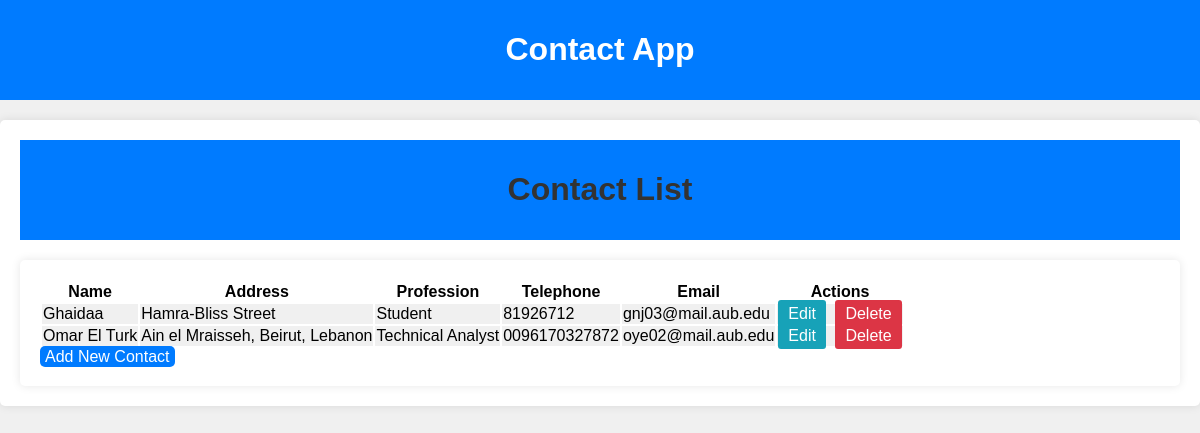
/contacts/, run on the app's committed database.
### contacts/models.py (models this page shows, shortened)
class Contact(models.Model):
    name = models.CharField(max_length=255)
    address = models.TextField()
    profession = models.CharField(max_length=255)
    tel_number = models.CharField(max_length=15)
    email_address = models.EmailField()

### contacts/views.py (the view)
# urls.py: path('', views.contact_list, name='contact_list'),
def contact_list(request):
    contacts = Contact.objects.all()
    return render(request, 'contacts/contact_list.html', {'contacts': contacts})

### contacts/templates/contacts/contact_list.html (shortened to what this page needs)
{% extends "base_generic.html" %}
{% block content %}
    <header class="contacts-heading">
        <h1>Contact List</h1>
    </header>
    <div class="contacts-container">
        <table>
            <thead>
                <tr>
                    <th>Name</th>
                    <th>Address</th>
                    <th>Profession</th>
                    <th>Telephone</th>
                    <th>Email</th>
                    <th>Actions</th>
                </tr>
            </thead>
            <tbody>
                {% for contact in contacts %}
                <tr class="contact-item">
                    <td>{{ contact.name }}</td>
                    <td>{{ contact.address }}</td>
                    <td>{{ contact.profession }}</td>
                    <td>{{ contact.tel_number }}</td>
                    <td>{{ contact.email_address }}</td>
                    <td>
                        <a href="{% url 'contact_edit' contact.pk %}" class="edit-button">Edit</a>
                        <a href="{% url 'contact_delete' contact.pk %}" class="delete-button">Delete</a>
                    </td>
                </tr>
                {% endfor %}
            </tbody>
        </table>
        <a href="{% url 'contact_new' %}" class="new-contact-button">Add New Contact</a>
    </div>
{% endblock %}

### contacts/templates/base_generic.html (shortened to what this page needs)
{% load static %}
<!DOCTYPE html>
<html lang="en">
<head>
    <link rel="stylesheet" href="{% static 'contacts/style.css' %}">
</head>
<body>
    <header>
        <h1>Contact App</h1>
    </header>
    <div class="container">
        {% block content %}{% endblock %}
    </div>
</body>
</html>

### contacts/static/contacts/style.css (style rules this page uses)
body { font-family: Arial, sans-serif; margin: 20px; background-color: #f7f7f7; }

### contacts/templates/base_generic.html (style rules this page uses)
body { font-family: Arial, sans-serif; background-color: #f0f0f0; margin: 0; padding: 0; }
.container { background-color: #fff; padding: 20px; border-radius: 5px; box-shadow: 0px 0px 10px rgba(0, 0, 0, 0.1); margin-top: 20px; }
header { background-color: #007bff; color: #fff; padding: 10px 0; text-align: center; }

### contacts/templates/contacts/contact_list.html (style rules this page uses)
.contacts-container { background-color: #fff; padding: 20px; border-radius: 5px; box-shadow: 0px 0px 10px rgba(0, 0, 0, 0.1); margin-top: 20px; }
.contacts-heading { font-size: 16px; color: #333; margin-bottom: 10px; }
.new-contact-button { background-color: #007bff; color: #fff; padding: 2px 5px; text-decoration: none; border-radius: 5px; }
.contact-item { margin: 10px 0; padding: 10px; background-color: #f0f0f0; border-radius: 5px; }
.edit-button { background-color: #17a2b8; color: #fff; padding: 5px 10px; text-decoration: none; border-radius: 3px; margin-right: 5px; }
.delete-button { background-color: #dc3545; color: #fff; padding: 5px 10px; text-decoration: none; border-radius: 3px; }

### data on the page
Contact: name "Ghaidaa", address "Hamra-Bliss Street", profession "Student", tel_number "81926712", email_address "gnj03@mail.aub.edu"
Contact: name "Omar El Turk", address "Ain el Mraisseh, Beirut, Lebanon", profession "Technical Analyst", tel_number "0096170327872", email_address "oye02@mail.aub.edu"
